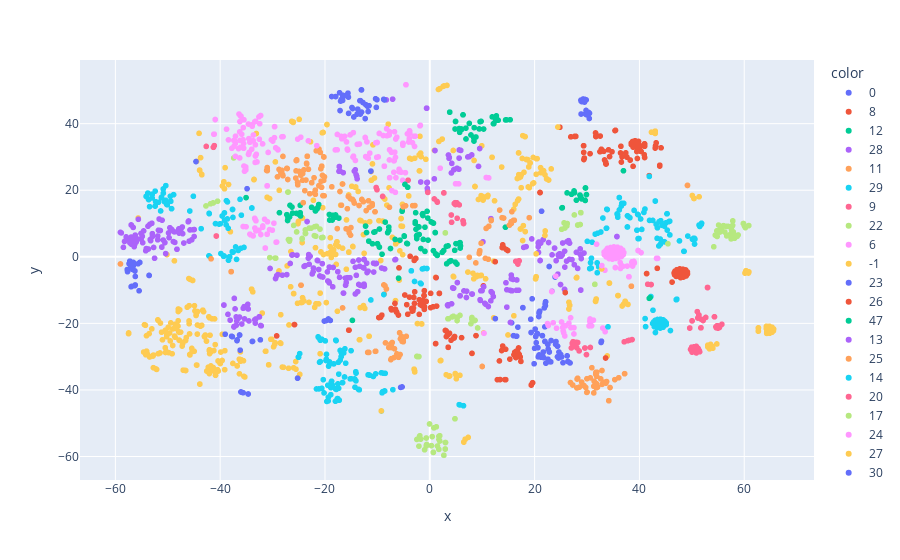

This figure's notebook cell:
### Code cell
import plotly.express as px

fig = px.scatter(
    x=embeddings_tsne[:, 0],
    y=embeddings_tsne[:, 1],
    color=clusterer.labels_.astype(str),
)

fig.show()
fig.write_html(root / "outputs" / "hdbscan_clusters.html")
